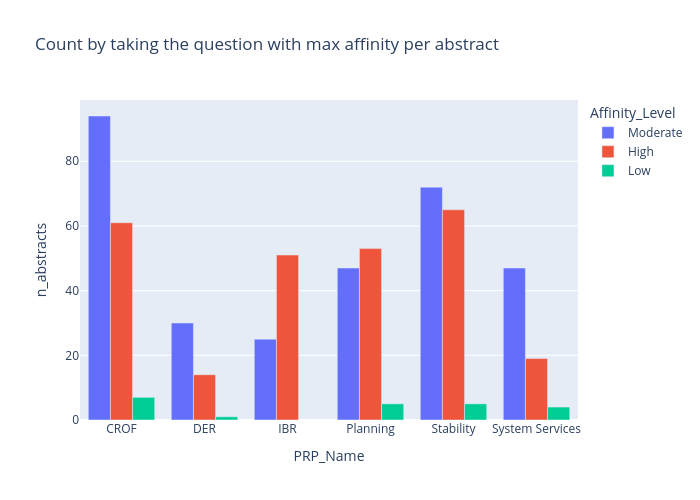

The code cell stored with this chart in its notebook:
### Code cell
# max_affinity = ra_adjudication_aggregated_df.groupby(['Abstract_Index'], as_index=False)['Final_Affinity'].max()
# max_affinity = pd.merge(max_affinity, ra_adjudication_aggregated_df, on=['Abstract_Index', 'Final_Affinity'], how='inner')
# max_affinity = max_affinity.drop_duplicates(subset=['Abstract_Index', 'Final_Affinity']) 
# there were two duplicates i.e., two levels with the same max affinity level for the same abstract, but different PRP-RA combinations. This is because we took the max affinity per (abstract, PRP) group, but then some abstracts had the same max affinity across different PRPs. We want to keep only one row per abstract with the max affinity, so we drop duplicates based on Abstract_Index and Final_Affinity. This way, if there are multiple rows with the same Abstract_Index and Final_Affinity, we keep only one of them (the first one encountered).
# display(max_affinity)
first_n = 2
id_max =  ra_adjudication_aggregated_df.groupby(['Abstract_Index'], as_index=False)['Final_Affinity'].apply(lambda s: s.sort_values(ascending=False).head(first_n).index).explode('Final_Affinity')
max_affinity = ra_adjudication_aggregated_df.iloc[id_max['Final_Affinity']]

count_df = max_affinity.groupby(['PRP_Name','Affinity_Level']).size().reset_index(name='n_abstracts')
fig = px.bar(count_df,
       x = 'PRP_Name',
       y = 'n_abstracts',
       color = 'Affinity_Level',
       title='Count by taking the question with max affinity per abstract',
       barmode='group',
       category_orders={
        'Affinity_Level': ['Moderate', 'High'],
        'source': ['prp', 'ra']
    },)
fig.update_layout(width=700, height=500)
fig.show()
display(max_affinity.groupby('Affinity_Level')['Abstract_Index'].count())

### Figure 1 — Plotly figure (JSON) as saved in the notebook; plotly's stock layout.template omitted (floating-point values rounded to 4 significant figures)
{"data": [{"alignmentgroup": "True", "hovertemplate": "Affinity_Level=Moderate<br>PRP_Name=%{x}<br>n_abstracts=%{y}<extra></extra>", "legendgroup": "Moderate", "marker": {"color": "#636efa", "pattern": {"shape": ""}}, "name": "Moderate", "offsetgroup": "Moderate", "orientation": "v", "showlegend": true, "textposition": "auto", "type": "bar", "x": ["CROF", "DER", "IBR", "Planning", "Stability", "System Services"], "xaxis": "x", "y": [94, 30, 25, 47, 72, 47], "yaxis": "y"}, {"alignmentgroup": "True", "hovertemplate": "Affinity_Level=High<br>PRP_Name=%{x}<br>n_abstracts=%{y}<extra></extra>", "legendgroup": "High", "marker": {"color": "#EF553B", "pattern": {"shape": ""}}, "name": "High", "offsetgroup": "High", "orientation": "v", "showlegend": true, "textposition": "auto", "type": "bar", "x": ["CROF", "DER", "IBR", "Planning", "Stability", "System Services"], "xaxis": "x", "y": [61, 14, 51, 53, 65, 19], "yaxis": "y"}, {"alignmentgroup": "True", "hovertemplate": "Affinity_Level=Low<br>PRP_Name=%{x}<br>n_abstracts=%{y}<extra></extra>", "legendgroup": "Low", "marker": {"color": "#00cc96", "pattern": {"shape": ""}}, "name": "Low", "offsetgroup": "Low", "orientation": "v", "showlegend": true, "textposition": "auto", "type": "bar", "x": ["CROF", "DER", "Planning", "Stability", "System Services"], "xaxis": "x", "y": [7, 1, 5, 5, 4], "yaxis": "y"}], "layout": {"barmode": "group", "height": 500, "legend": {"title": {"text": "Affinity_Level"}, "tracegroupgap": 0}, "title": {"text": "Count by taking the question with max affinity per abstract"}, "width": 700, "xaxis": {"anchor": "y", "domain": [0, 1], "title": {"text": "PRP_Name"}}, "yaxis": {"anchor": "x", "domain": [0, 1], "title": {"text": "n_abstracts"}}}}
